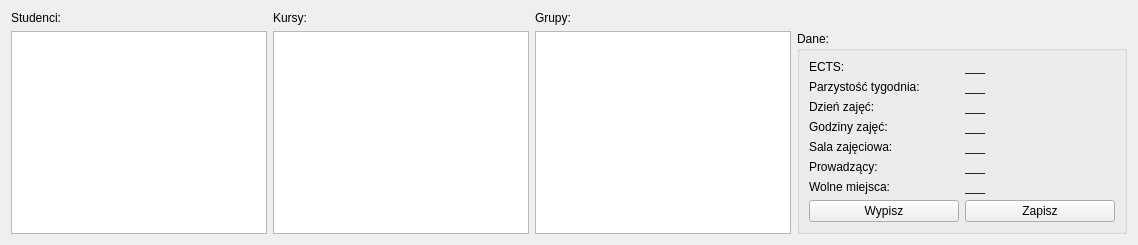
       <widget class="QWidget" name="studentin">
        <attribute name="title">
         <string>Zapisz/wypisz studenta</string>
        </attribute>
        <layout class="QGridLayout" name="gridLayout_9">
         <item row="0" column="0">
          <widget class="QLabel" name="label_18">
           <property name="text">
            <string>Studenci:</string>
           </property>
          </widget>
         </item>
         <item row="0" column="2">
          <widget class="QLabel" name="label_16">
           <property name="text">
            <string>Grupy:</string>
           </property>
          </widget>
         </item>
         <item row="1" column="2">
          <widget class="QListWidget" name="grupy_zapisz">
           <property name="maximumSize">
            <size>
             <width>300</width>
             <height>16777215</height>
            </size>
           </property>
          </widget>
         </item>
         <item row="1" column="1">
          <widget class="QListWidget" name="kursy_zapisz">
           <property name="maximumSize">
            <size>
             <width>300</width>
             <height>16777215</height>
            </size>
           </property>
          </widget>
         </item>
         <item row="1" column="0">
          <widget class="QListWidget" name="studenci_zapisz">
           <property name="maximumSize">
            <size>
             <width>300</width>
             <height>16777215</height>
            </size>
           </property>
          </widget>
         </item>
         <item row="1" column="4">
          <widget class="QGroupBox" name="groupBox_6">
           <property name="title">
            <string>Dane:</string>
           </property>
           <layout class="QGridLayout" name="gridLayout_10">
            <item row="5" column="0">
             <widget class="QLabel" name="label_23">
              <property name="maximumSize">
               <size>
                <width>160</width>
                <height>16777215</height>
               </size>
              </property>
              <property name="text">
               <string>Sala zajęciowa:</string>
              </property>
             </widget>
            </item>
            <item row="7" column="0">
             <widget class="QLabel" name="label_20">
              <property name="maximumSize">
               <size>
                <width>160</width>
                <height>16777215</height>
               </size>
              </property>
              <property name="text">
               <string>Wolne miejsca:</string>
              </property>
             </widget>
            </item>
            <item row="1" column="0">
             <widget class="QLabel" name="label_21">
              <property name="maximumSize">
               <size>
                <width>160</width>
                <height>16777215</height>
               </size>
              </property>
              <property name="text">
               <string>Parzystość tygodnia:</string>
              </property>
             </widget>
            </item>
            <item row="2" column="1">
             <widget class="QLabel" name="dzien_zajec_zapisz">
              <property name="text">
               <string>___</string>
              </property>
             </widget>
            </item>
            <item row="0" column="0">
             <widget class="QLabel" name="label_19">
              <property name="maximumSize">
               <size>
                <width>160</width>
                <height>16777215</height>
               </size>
              </property>
              <property name="text">
               <string>ECTS:</string>
              </property>
             </widget>
            </item>
            <item row="1" column="1">
             <widget class="QLabel" name="parzystosc_zapisz">
              <property name="text">
               <string>___</string>
              </property>
             </widget>
            </item>
            <item row="6" column="0">
             <widget class="QLabel" name="label_27">
              <property name="maximumSize">
               <size>
                <width>160</width>
                <height>16777215</height>
               </size>
              </property>
              <property name="text">
               <string>Prowadzący:</string>
              </property>
             </widget>
            </item>
            <item row="5" column="1">
             <widget class="QLabel" name="sala_zajeciowa_zapisz">
              <property name="text">
               <string>___</string>
              </property>
             </widget>
            </item>
            <item row="2" column="0">
             <widget class="QLabel" name="label_22">
              <property name="maximumSize">
               <size>
                <width>160</width>
                <height>16777215</height>
               </size>
              </property>
              <property name="text">
               <string>Dzień zajęć:</string>
              </property>
             </widget>
            </item>
            <item row="6" column="1">
             <widget class="QLabel" name="prowadzacy_zapisz">
              <property name="text">
               <string>___</string>
              </property>
             </widget>
            </item>
            <item row="7" column="1">
             <widget class="QLabel" name="wolne_miejsca_zapisz">
              <property name="text">
               <string>___</string>
              </property>
             </widget>
            </item>
            <item row="4" column="1">
             <widget class="QLabel" name="godziny_zajec_zapisz">
              <property name="text">
               <string>___</string>
              </property>
             </widget>
            </item>
            <item row="0" column="1">
             <widget class="QLabel" name="ects_zapisz">
              <property name="text">
               <string>___</string>
              </property>
             </widget>
            </item>
            <item row="4" column="0">
             <widget class="QLabel" name="label_25">
              <property name="maximumSize">
               <size>
                <width>160</width>
                <height>16777215</height>
               </size>
              </property>
              <property name="text">
               <string>Godziny zajęć:</string>
              </property>
             </widget>
            </item>
            <item row="8" column="1">
             <widget class="QPushButton" name="zapisz_zapisz">
              <property name="minimumSize">
               <size>
                <width>150</width>
                <height>0</height>
               </size>
              </property>
              <property name="maximumSize">
               <size>
                <width>150</width>
                <height>16777215</height>
               </size>
              </property>
              <property name="text">
               <string>Zapisz</string>
              </property>
             </widget>
            </item>
            <item row="8" column="0">
             <widget class="QPushButton" name="wypisz_zapisz">
              <property name="enabled">
               <bool>true</bool>
              </property>
              <property name="minimumSize">
               <size>
                <width>150</width>
                <height>0</height>
               </size>
              </property>
              <property name="maximumSize">
               <size>
                <width>150</width>
                <height>16777215</height>
               </size>
              </property>
              <property name="text">
               <string>Wypisz</string>
              </property>
             </widget>
            </item>
           </layout>
          </widget>
         </item>
         <item row="0" column="1">
          <widget class="QLabel" name="label_17">
           <property name="text">
            <string>Kursy:</string>
           </property>
          </widget>
         </item>
        </layout>
       </widget>
